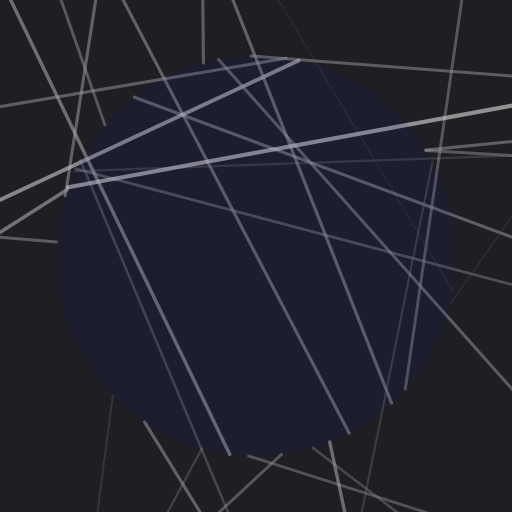
Frame 1 (no input)
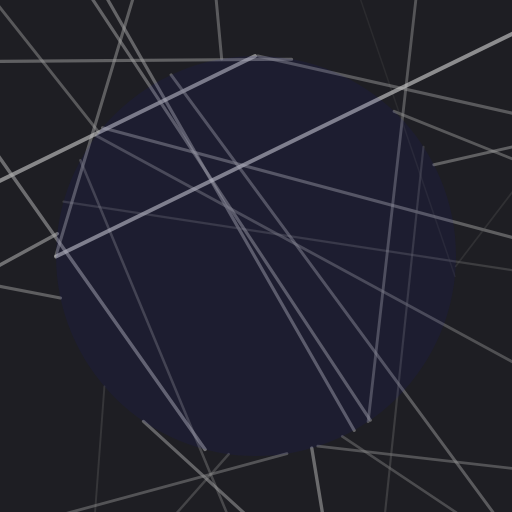
Frame 60 (no input)
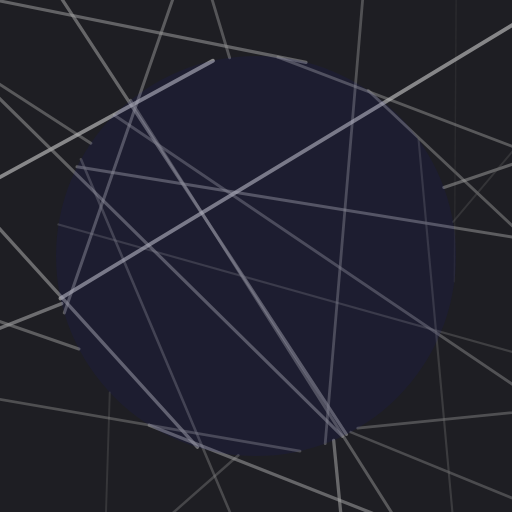
Frame 120 (the mouse pressed at the canvas centre since frame 60)

The p5.js sketch that drew these frames (run headless with seeded random() and noise() and a simulated clock; from frame 60 on, the mouse is pressed at the canvas centre):

// p5.js sketch
// ── sketch.js
const canvasW = 512;
const canvasH = 512;

const myLines = [];
const nLines = 30;
const radius1 = 200;
const radius2 = canvasW * 2;

class Line {
  constructor(r1, r2) {
    // Radii of inner/outer circles
    this.r1 = r1;
    this.r2 = r2;

    // Angle (to be random) on inner/outer circles
    // Values set in update
    this.a1 = 0;
    this.a2 = 0;
    this.color = 0;
    this.alpha = 0;
    this.weight = 0;

    this.noiseSeedA1 = random(100);
    this.noiseSeedA2 = random(100);
    this.noiseSeedAppearance = random(100);
    this.noiseStep = 0.0005;

    this.update();
  }

  update() {
    // noise range: [0, 1]
    // desired range: [0, TWO_PI * 2] (radians)
    // [0, 1] * TWO_PI -> [0, TWO_PI]

    const randA1 = 2 * TWO_PI * noise(this.noiseSeedA1);
    const randA2 = 2 * TWO_PI * noise(this.noiseSeedA2);
    const randAppear = noise(this.noiseSeedAppearance);

    this.noiseSeedA1 += this.noiseStep;
    this.noiseSeedA2 += this.noiseStep;
    this.noiseSeedAppearance += this.noiseStep;

    this.a1 = randA1;
    this.a2 = randA2;
    this.color = map(randAppear, 0, 1, 50, 255);
    this.alpha = map(randAppear, 0, 1, 50, 200);
    this.weight = map(randAppear, 0, 1, 1, 5);
  }

  draw() {
    push();

    stroke(this.color, this.alpha);
    strokeWeight(this.weight);

    // Assume circle centers are at (0, 0)
    // SOH CAH TOA
    const x1 = cos(this.a1) * this.r1;
    const y1 = sin(this.a1) * this.r1;

    const x2 = cos(this.a2) * this.r2;
    const y2 = sin(this.a2) * this.r2;

    line(x1, y1, x2, y2);
    pop();
  }
}

function setup() {
  createCanvas(canvasW, canvasH);

  let myLine;
  for (let i = 0; i < nLines; i += 1) {
    myLine = new Line(radius1, radius2);
    myLines.push(myLine);
  }
}

function draw() {
  background(30);
  background(30, 25, 145, 10);
  translate(width / 2, height / 2);

  // Draw all rand angle lines
  myLines.forEach((x) => {
    x.update();
    x.draw();
  });

  // Draw a inner circle as transparent
  // overlay over the lines
  fill(30, 25, 145, 30);
  noStroke();
  ellipse(0, 0, radius1 * 2);
}

window.setup = setup;
window.draw = draw;
